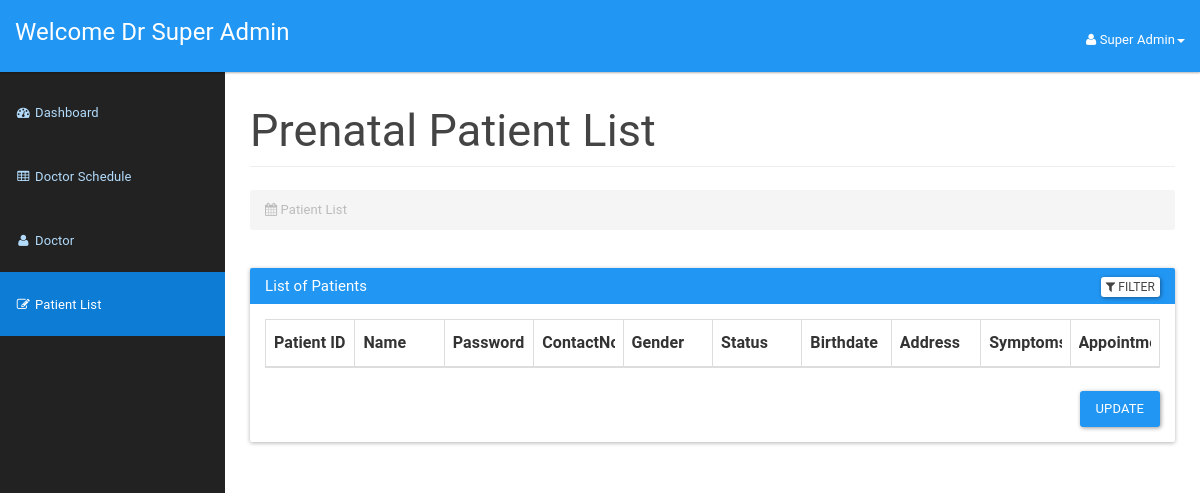
Before: /doctor/prenatal_patient_list.php (signed in) with the older database file.
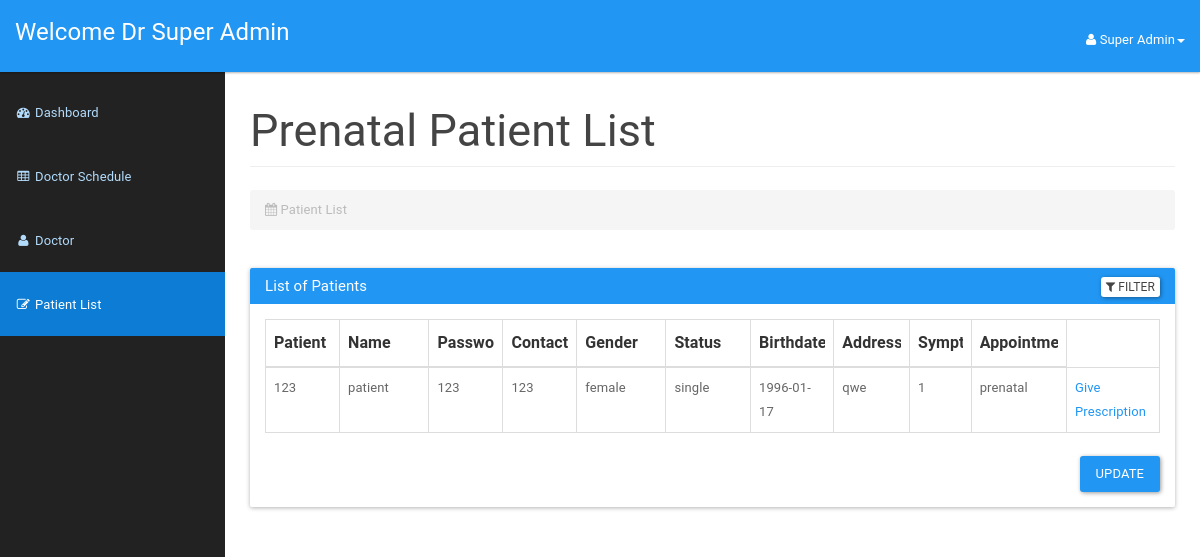
After: the same page with the newer database file.
### tables this page shows
CREATE TABLE `appointment` (
  `appId` int(3) NOT NULL,
  `philhealthId` bigint(12) NOT NULL,
  `scheduleId` int(10) NOT NULL,
  `appSymptom` varchar(100) NOT NULL,
  `appComment` varchar(100) NOT NULL,
  `status` varchar(10) NOT NULL DEFAULT 'process',
  `pregnancyWeek` varchar(255) DEFAULT NULL,
  `weight` varchar(255) DEFAULT NULL,
  `bloodPressure` varchar(20) DEFAULT NULL
);

CREATE TABLE `patient` (
  `philhealthId` bigint(12) NOT NULL,
  `password` varchar(20) NOT NULL,
  `patientFirstName` varchar(20) NOT NULL,
  `patientLastName` varchar(20) NOT NULL,
  `patientMaritialStatus` varchar(10) NOT NULL,
  `patientDOB` date NOT NULL,
  `patientGender` varchar(10) NOT NULL,
  `patientAddress` varchar(100) NOT NULL,
  `patientPhone` varchar(15) NOT NULL,
  `patientEmail` varchar(100) NOT NULL,
  `appointmentType` enum('tb','prenatal') NOT NULL DEFAULT 'tb'
);

### doctor/prenatal_patient_list.php (the view, shortened to what the changed rows need)
<?php
include_once '../assets/conn/dbconnect.php';
?>
<!DOCTYPE html>
<html lang="en">
<head>
    <link href="assets/css/material.css" rel="stylesheet">
    <link href="assets/css/sb-admin.css" rel="stylesheet">
    <link href="assets/css/time/bootstrap-clockpicker.css" rel="stylesheet">
    <link href="assets/css/style.css" rel="stylesheet">
    <link href="assets/font-awesome/css/font-awesome.css" rel="stylesheet">
</head>
<body>
    <div id="wrapper">
        <div id="page-wrapper">
            <div class="container-fluid">
                <div class="row">
                    <div class="col-lg-12">
                        <h2 class="page-header">
                            Prenatal Patient List
                        </h2>
                    </div>
                </div>
                <div class="panel panel-primary filterable">
                    <div class="panel-body">
                        <table class="table table-hover table-bordered">
                            <thead>
                                <tr class="filters">
                                    <th><input type="text" class="form-control" placeholder="Patient ID" disabled></th>
                                    <th><input type="text" class="form-control" placeholder="Name" disabled></th>
                                    <th><input type="text" class="form-control" placeholder="Password" disabled></th>
                                    <th><input type="text" class="form-control" placeholder="ContactNo." disabled></th>
                                    <th><input type="text" class="form-control" placeholder="Gender" disabled></th>
                                    <th><input type="text" class="form-control" placeholder="Status" disabled></th>
                                    <th><input type="text" class="form-control" placeholder="Birthdate" disabled></th>
                                    <th><input type="text" class="form-control" placeholder="Address" disabled></th>
                                    <th><input type="text" class="form-control" placeholder="Symptoms" disabled></th>
                                    <th><input type="text" class="form-control" placeholder="Appointment Type" disabled></th>
                                </tr>
                            </thead>
                            <?php
                            $result = mysqli_query($con, "SELECT a.*, d.appSymptom
                            FROM patient a
                            JOIN appointment d ON a.philhealthId = d.philhealthId
                            WHERE a.appointmentType = 'prenatal'
                            ORDER BY d.appId DESC");
                            while ($patientRow = mysqli_fetch_array($result)) {
                                echo "<tbody>";
                                echo "<tr>";
                                echo "<td>" . $patientRow['philhealthId'] . "</td>";
                                echo "<td>" . $patientRow['patientLastName'] . "</td>";
                                echo "<td>" . $patientRow['password'] . "</td>";
                                echo "<td>" . $patientRow['patientPhone'] . "</td>";
                                echo "<td>" . $patientRow['patientGender'] . "</td>";
                                echo "<td>" . $patientRow['patientMaritialStatus'] . "</td>";
                                echo "<td>" . $patientRow['patientDOB'] . "</td>";
                                echo "<td>" . $patientRow['patientAddress'] . "</td>";
                                echo "<td>" . $patientRow['appSymptom'] . "</td>";
                                echo "<td>" . $patientRow['appointmentType'] . "</td>";
                                if ($patientRow['appointmentType'] == 'prenatal') {
                                    echo "<td class=''><a href='prenatalPrescription.php?philhealthId=" . $patientRow['philhealthId'] . "' class='prescription-btn'>Give Prescription</a></td>";
                                } else if ($patientRow['appointmentType'] == 'tb') {
                                    echo "<td class=''><a href='tbPrescription.php?philhealthId=" . $patientRow['philhealthId'] . "' class='prescription-btn'>Give Prescription</a></td>";
                                }
                            }
                            echo "</tr>";
                            echo "</tbody>";
                            echo "</table>";
                            ?>
                    </div>
                </div>
            </div>
        </div>
</body>
</html>

Changed rows visible on the page:
added appointment: philhealthId.philhealthId "123", philhealthId.patientLastName "patient", philhealthId.password "123", philhealthId.patientPhone "123", philhealthId.patientGender "female", philhealthId.patientMaritialStatus "single", philhealthId.patientDOB "1996-01-17", philhealthId.patientAddress "qwe", appSymptom "1", philhealthId.appointmentType "prenatal"
